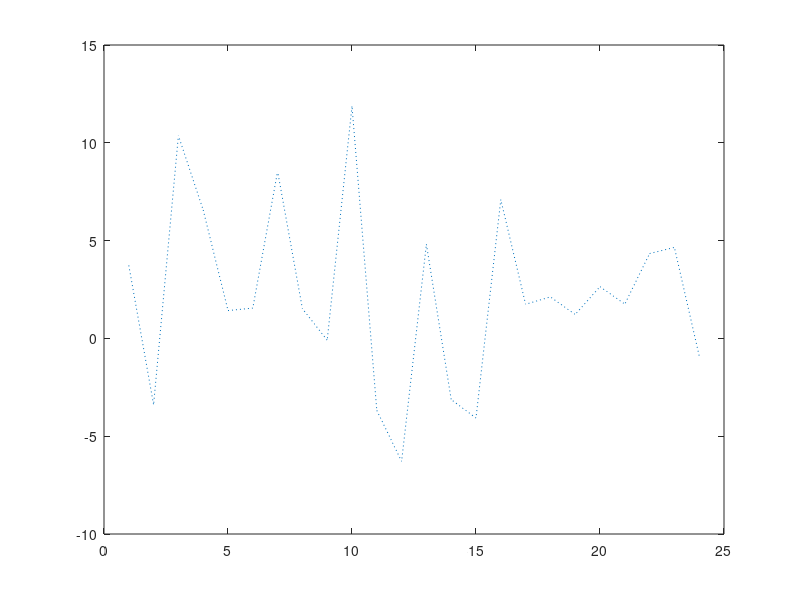

Reproduce this figure in MATLAB.

q = 20 ;
m = 10 ;
r = 1 ;

w = randn(m,1) + 1i*randn(m,1) ;

Fwf = fft(flip(w,1),q,1) ;

Fw = fft(w,q,1) ;

shift = exp(-2i*pi*(0:q-1)'*(q-m+1)./q) ;
Fwfa = Fw.*shift ;
Fwfa = circshift(flip(Fwfa,1),1) ;
norm(diff([Fwfa Fwf],1,2))
% [conj(shift.*Fw) Fwf]
clf ; %plot(real(Fw)) ; 
plot(real(Fwf)) ; plot(imag(Fwf)) ; 
plot(real(Fwfa),':') ; plot(imag(Fwfa),':') ;


%% FFT of a vector flip

% random vector
nx = 24;
x = randn(nx,1) + 1i*randn(nx,1);
fx = fft(x);
% flip and FFT
y = x(end:-1:1);
fy = fft(y);

% multiply with inverse shift operator and multiply
w = exp(-2i*pi*(0:nx-1)'./nx); % inverse cicular shift
fz = circshift(flip(fx.*w),1);
norm(fy-fz)

clf ; 
plot(real(fy)) ; plot(imag(fy)) ; 
plot(real(fz),':') ; plot(imag(fz),':') ;

